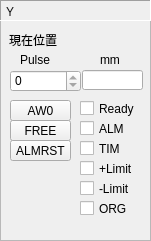
   <widget class="QFrame" name="frame_6">
    <property name="geometry">
     <rect>
      <x>160</x>
      <y>570</y>
      <width>151</width>
      <height>241</height>
     </rect>
    </property>
    <property name="frameShape">
     <enum>QFrame::StyledPanel</enum>
    </property>
    <property name="frameShadow">
     <enum>QFrame::Sunken</enum>
    </property>
    <widget class="QCheckBox" name="checkBoxALMY">
     <property name="geometry">
      <rect>
       <x>80</x>
       <y>120</y>
       <width>61</width>
       <height>17</height>
      </rect>
     </property>
     <property name="text">
      <string>ALM</string>
     </property>
    </widget>
    <widget class="QCheckBox" name="checkBoxTIMY">
     <property name="geometry">
      <rect>
       <x>80</x>
       <y>140</y>
       <width>61</width>
       <height>17</height>
      </rect>
     </property>
     <property name="text">
      <string>TIM</string>
     </property>
    </widget>
    <widget class="QCheckBox" name="checkBoxLimitPY">
     <property name="geometry">
      <rect>
       <x>80</x>
       <y>160</y>
       <width>61</width>
       <height>17</height>
      </rect>
     </property>
     <property name="text">
      <string>+Limit</string>
     </property>
    </widget>
    <widget class="QCheckBox" name="checkBoxLimitMY">
     <property name="geometry">
      <rect>
       <x>80</x>
       <y>180</y>
       <width>61</width>
       <height>17</height>
      </rect>
     </property>
     <property name="text">
      <string>-Limit</string>
     </property>
    </widget>
    <widget class="QCheckBox" name="checkBoxORGY">
     <property name="geometry">
      <rect>
       <x>80</x>
       <y>200</y>
       <width>61</width>
       <height>17</height>
      </rect>
     </property>
     <property name="text">
      <string>ORG</string>
     </property>
    </widget>
    <widget class="QCheckBox" name="checkBoxReadyY">
     <property name="geometry">
      <rect>
       <x>80</x>
       <y>100</y>
       <width>61</width>
       <height>17</height>
      </rect>
     </property>
     <property name="text">
      <string>Ready</string>
     </property>
    </widget>
    <widget class="QLabel" name="label_21">
     <property name="geometry">
      <rect>
       <x>9</x>
       <y>30</y>
       <width>51</width>
       <height>20</height>
      </rect>
     </property>
     <property name="text">
      <string>現在位置</string>
     </property>
    </widget>
    <widget class="QLabel" name="label_23">
     <property name="geometry">
      <rect>
       <x>0</x>
       <y>0</y>
       <width>151</width>
       <height>21</height>
      </rect>
     </property>
     <property name="frameShape">
      <enum>QFrame::Panel</enum>
     </property>
     <property name="frameShadow">
      <enum>QFrame::Sunken</enum>
     </property>
     <property name="text">
      <string>Ｙ</string>
     </property>
    </widget>
    <widget class="QSpinBox" name="spinBoxCurrentPulseY">
     <property name="geometry">
      <rect>
       <x>10</x>
       <y>70</y>
       <width>71</width>
       <height>22</height>
      </rect>
     </property>
     <property name="readOnly">
      <bool>true</bool>
     </property>
     <property name="minimum">
      <number>-99999999</number>
     </property>
     <property name="maximum">
      <number>99999999</number>
     </property>
    </widget>
    <widget class="QToolButton" name="toolButtonAW0Y">
     <property name="geometry">
      <rect>
       <x>10</x>
       <y>100</y>
       <width>61</width>
       <height>21</height>
      </rect>
     </property>
     <property name="text">
      <string>AW0</string>
     </property>
     <property name="checkable">
      <bool>true</bool>
     </property>
    </widget>
    <widget class="QToolButton" name="toolButtonAlmRstY">
     <property name="geometry">
      <rect>
       <x>10</x>
       <y>140</y>
       <width>61</width>
       <height>21</height>
      </rect>
     </property>
     <property name="text">
      <string>ALMRST</string>
     </property>
     <property name="checkable">
      <bool>true</bool>
     </property>
    </widget>
    <widget class="QToolButton" name="toolButtonFreeY">
     <property name="geometry">
      <rect>
       <x>10</x>
       <y>120</y>
       <width>61</width>
       <height>21</height>
      </rect>
     </property>
     <property name="text">
      <string>FREE</string>
     </property>
     <property name="checkable">
      <bool>true</bool>
     </property>
    </widget>
    <widget class="QLineEdit" name="lineEditCurrentPosMMY">
     <property name="geometry">
      <rect>
       <x>82</x>
       <y>70</y>
       <width>61</width>
       <height>20</height>
      </rect>
     </property>
    </widget>
    <widget class="QLabel" name="label_41">
     <property name="geometry">
      <rect>
       <x>100</x>
       <y>50</y>
       <width>41</width>
       <height>20</height>
      </rect>
     </property>
     <property name="text">
      <string>mm</string>
     </property>
    </widget>
    <widget class="QLabel" name="label_42">
     <property name="geometry">
      <rect>
       <x>20</x>
       <y>50</y>
       <width>41</width>
       <height>20</height>
      </rect>
     </property>
     <property name="text">
      <string>Pulse</string>
     </property>
    </widget>
   </widget>
